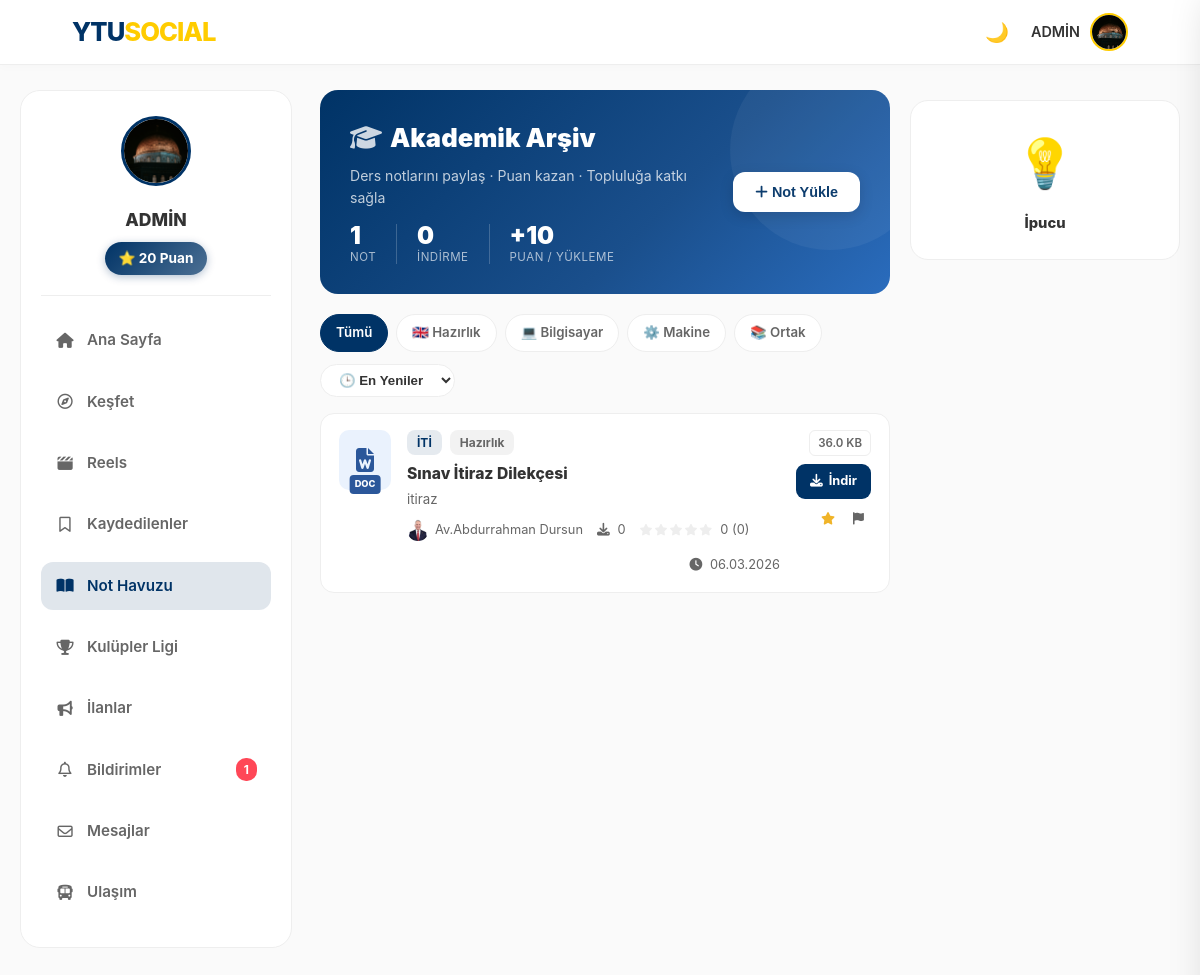
/notes (signed in), run on an earlier commit of the app's database.
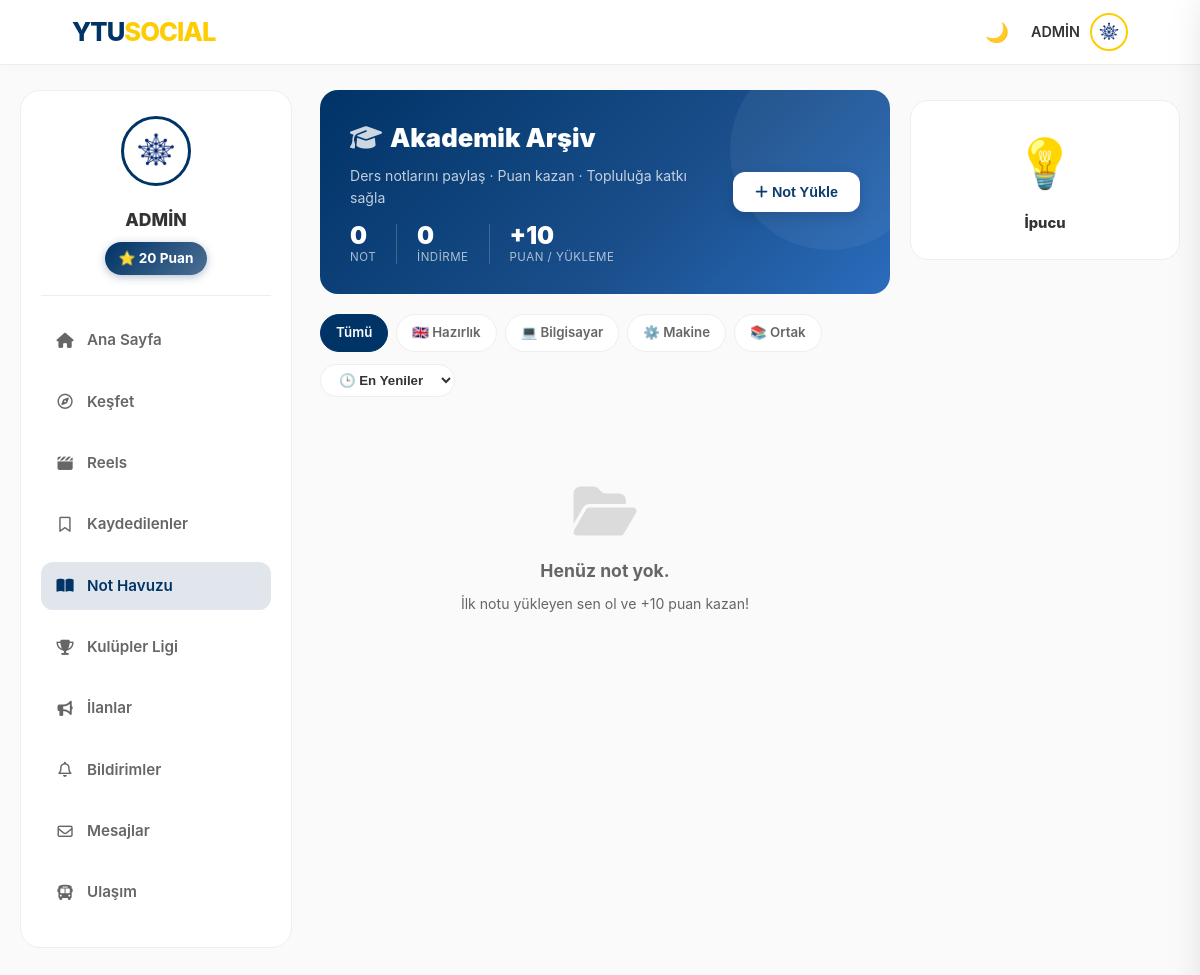
And on a later commit of the database.
### models.py (models this page shows, shortened)
class User(UserMixin, db.Model):
    id = db.Column(db.Integer, primary_key=True)
    email = db.Column(db.String(120), unique=True, nullable=False)
    password = db.Column(db.String(200), nullable=False)
    username = db.Column(db.String(50), nullable=True)
    handle = db.Column(db.String(30), unique=True, nullable=True)
    stories = db.relationship('Story', backref='author', lazy=True)
    is_admin = db.Column(db.Boolean, default=False)
    is_moderator = db.Column(db.Boolean, default=False)
    department = db.Column(db.String(100), nullable=True)
    score = db.Column(db.Integer, default=0)
    bio = db.Column(db.String(200), nullable=True)
    profile_pic = db.Column(db.String(200), default='img/default_avatar.png')
    is_verified = db.Column(db.Boolean, default=False)
    otp_code = db.Column(db.String(6))
    ban_expiration = db.Column(db.DateTime, nullable=True)
    is_banned = db.Column(db.Boolean, default=False)
    posts = db.relationship('Post', backref='author', lazy=True)
    image_file = db.Column(db.String(255), nullable=True)
    comments = db.relationship('Comment', backref='author', lazy=True)
    messages_sent = db.relationship('Message', foreign_keys='Message.sender_id', backref='sender', lazy='dynamic')
    messages_received = db.relationship('Message', foreign_keys='Message.recipient_id', backref='recipient', lazy='dynamic')
    saved_posts = db.relationship('SavedPost', back_populates='user', lazy=True, cascade="all, delete-orphan")
    followed = db.relationship(
        'User', secondary=followers,
        primaryjoin=(followers.c.follower_id == id),
        secondaryjoin=(followers.c.followed_id == id),
        backref=db.backref('followers', lazy='dynamic'), lazy='dynamic'
    )
    blocking = db.relationship(
        'User', secondary=blocked_users,
        primaryjoin=(blocked_users.c.blocker_id == id),
        secondaryjoin=(blocked_users.c.blocked_id == id),
        backref=db.backref('blocked_by', lazy='dynamic'), lazy='dynamic'
    )

class Note(db.Model):
    id = db.Column(db.Integer, primary_key=True)
    title = db.Column(db.String(100), nullable=False)
    course_code = db.Column(db.String(20), nullable=False)
    department = db.Column(db.String(50), nullable=False)
    description = db.Column(db.Text, nullable=True)
    file_path = db.Column(db.String(255), nullable=False)
    file_type = db.Column(db.String(10), nullable=False)
    file_size = db.Column(db.String(20), default="0 KB")
    downloads = db.Column(db.Integer, default=0)
    rating_sum = db.Column(db.Integer, default=0)
    rating_count = db.Column(db.Integer, default=0)
    report_count = db.Column(db.Integer, default=0)
    is_approved = db.Column(db.Boolean, default=False)
    date_posted = db.Column(db.DateTime, nullable=False, default=datetime.utcnow)
    user_id = db.Column(db.Integer, db.ForeignKey('user.id'), nullable=False)
    author = db.relationship('User', backref='notes', lazy=True)
    @property
    def average_rating(self):
        if self.rating_count == 0: return 0
        return round(self.rating_sum / self.rating_count, 1)

### routes/main.py (the view)
@main.route('/notes')
@login_required
def notes_pool():
    dept_filter = request.args.get('dept')
    sort_by = request.args.get('sort', 'newest')
    query = Note.query.filter_by(is_approved=True)
    if dept_filter:
        query = query.filter_by(department=dept_filter)
    if sort_by == 'popular':
        query = query.order_by(Note.downloads.desc())
    elif sort_by == 'rated':
        query = query.order_by(Note.rating_sum.desc())
    else:
        query = query.order_by(Note.date_posted.desc())
    notes = query.all()
    return render_template('notes.html', notes=notes, selected_dept=dept_filter, current_sort=sort_by)

### models.py (called while the page is built)
@login_manager.user_loader
def load_user(user_id):
    return User.query.get(int(user_id))

### utils.py (called while the page is built)
def get_trending_hashtags():
    from models import Post
    posts = Post.query.with_entities(Post.content).all()
    hashtags = {}
    for post in posts:
        if post.content:
            found_tags = set(re.findall(r"#(\w+)", post.content.lower()))
            for tag in found_tags:
                hashtags[tag] = hashtags.get(tag, 0) + 1
    sorted_tags = sorted(hashtags.items(), key=lambda x: x[1], reverse=True)
    return sorted_tags[:5]

### templates/notes.html (shortened to what the changed rows need)
<!DOCTYPE html>
<html lang="tr">
<head>
    <link rel="stylesheet" href="/static/style.css">
    <link href="https://cdnjs.cloudflare.com/ajax/libs/font-awesome/6.4.0/css/all.min.css" rel="stylesheet">
</head>
<body>
{% include 'navbar_partial.html' ignore missing %}
<div class="np-layout">
{% include 'sidebar_partial.html' %}
<main>
    <div class="np-hero">
        <div>
            <h2 class="np-hero-title">
                <i class="fas fa-graduation-cap" style="opacity:.8;margin-right:8px;"></i>Akademik Arşiv
            </h2>
            <div class="np-stats-row">
                <div>
                    <div class="np-stat-num">{{ notes|length }}</div>
                    <div class="np-stat-lbl">Not</div>
                </div>
            </div>
        </div>
    </div>
    <div>
        {% for note in notes %}
        {% set ft = note.file_type | lower %}
        <div class="np-item">
            <div class="np-file-icon ft-{{ ft }}">
                {% if ft == 'pdf' %}<i class="fas fa-file-pdf"></i>
                {% elif ft in ['doc','docx'] %}<i class="fas fa-file-word"></i>
                {% elif ft in ['ppt','pptx'] %}<i class="fas fa-file-powerpoint"></i>
                {% else %}<i class="fas fa-file-alt"></i>{% endif %}
                <span class="ext-badge">{{ ft }}</span>
            </div>
            <div class="np-item-body">
                <div class="np-item-meta">
                    <span class="np-tag np-tag-course">{{ note.course_code }}</span>
                    <span class="np-tag np-tag-dept">{{ note.department }}</span>
                </div>
                <h4 class="np-item-title" title="{{ note.title }}">{{ note.title }}</h4>
                <p class="np-item-desc">{{ note.description or "Açıklama eklenmemiş." }}</p>
                <div class="np-item-footer">
                    <div class="np-uploader">
                        <img src="/static/{{ note.author.profile_pic }}">
                        <span>{{ note.author.username }}</span>
                    </div>
                    <div class="np-footer-stat"><i class="fas fa-download"></i>&nbsp;{{ note.downloads }}</div>
                    <div class="np-footer-stat">
                        <div class="np-stars">
                            {% for i in range(1,6) %}
                            <i class="fas fa-star {% if i <= note.average_rating %}filled{% else %}empty{% endif %}"></i>
                            {% endfor %}
                        </div>
                        <span style="margin-left:4px;">{{ note.average_rating }} ({{ note.rating_count }})</span>
                    </div>
                    <div class="np-footer-stat" style="margin-left:auto;">
                        <i class="fas fa-clock"></i>&nbsp;{{ note.date_posted.strftime('%d.%m.%Y') }}
                    </div>
                </div>
            </div>
            <div class="np-item-actions">
                <span class="np-size-badge">{{ note.file_size }}</span>
                <a href="{{ url_for('main.download_note', note_id=note.id) }}"
                   class="np-btn-dl">
                    <i class="fas fa-download"></i> İndir
                </a>
                <div style="display:flex;gap:4px;">
                    <button class="np-btn-icon" onclick="rateNote('{{ note.id }}')" title="Oyla">
                        <i class="fas fa-star" style="color:#f0b429;"></i>
                    </button>
                    <button class="np-btn-icon danger" onclick="reportNote('{{ note.id }}')" title="Şikayet">
                        <i class="fas fa-flag"></i>
                    </button>
                </div>
            </div>
        </div>
        {% else %}
        <div class="np-empty">
            <i class="fas fa-folder-open"></i>
            <h3>Henüz not yok.</h3>
            <p>İlk notu yükleyen sen ol ve +10 puan kazan!</p>
        </div>
        {% endfor %}
    </div>
</main>
</div>
</body>
</html>

### templates/navbar_partial.html (shortened to what this page needs)
<nav class="navbar">
    <div class="nav-left">
        <a href="/" class="nav-logo">YTU<span>SOCIAL</span></a>
    </div>
    <div class="nav-right">
        <button type="button" onclick="toggleDarkMode()" id="theme-btn" title="Temayı Değiştir" style="background:none; border:none; cursor:pointer; font-size:1.2rem;">
            🌙
        </button>
        {% if current_user.is_authenticated %}
            <div class="nav-items" id="mobile-menu">
                <div class="profile-menu" onclick="toggleProfileDropdown()">
                    <span style="font-weight: 600; font-size: 0.9rem;">{{ current_user.username }}</span>
                    <img src="/static/{{ current_user.profile_pic }}" class="nav-avatar" alt="Profil">
                </div>
            </div>
        {% else %}
            <div class="nav-auth-actions">
                <a href="{{ url_for('auth.login', next=request.path) }}" class="nav-auth-btn nav-auth-btn-secondary">Giriş Yap</a>
                <a href="{{ url_for('auth.register', next=request.path) }}" class="nav-auth-btn nav-auth-btn-primary">Kayıt Ol</a>
            </div>
        {% endif %}
    </div>
</nav>

### templates/sidebar_partial.html (shortened to what the changed rows need)
{% if current_user.is_authenticated %}
{% set endpoint = request.endpoint or '' %}
{% set active_style = 'background-color: rgba(var(--ytu-lacivert-rgb), 0.12); color: var(--ytu-lacivert);' %}
{% set active_home = endpoint == 'main.index' %}
{% set active_explore = endpoint in ['main.explore', 'main.trending_full_list'] %}
{% set active_reels = endpoint == 'main.reels' %}
{% set active_saved = endpoint == 'main.saved_posts_list' %}
{% set active_notes = endpoint == 'main.notes_pool' %}
{% set active_clubs = endpoint in ['main.clubs_full_list', 'main.club_detail'] %}
{% set active_adverts = endpoint == 'main.adverts' %}
{% set active_notifications = endpoint == 'main.notifications' %}
{% set active_messages = endpoint in ['main.messages_inbox', 'main.chat'] %}
{% set active_ulasim = endpoint == 'main.ulasim' %}
<aside class="left-sidebar sticky-sidebar">
    <div style="background: var(--card-bg); border-radius: 20px; padding: 25px 20px; border: 1px solid var(--border-color);">
        <div style="text-align: center; margin-bottom: 20px; padding-bottom: 20px; border-bottom: 1px solid var(--border-color);">
            <img src="/static/{{ current_user.profile_pic }}" style="width: 70px; height: 70px; border-radius: 50%; border: 3px solid var(--ytu-lacivert); object-fit: cover; margin-bottom: 12px;">
            <h3 style="font-size: 1.1rem; font-weight: 800; color: var(--text-color); margin: 0 0 8px 0;">{{ current_user.username }}</h3>
            <span style="background: linear-gradient(135deg, var(--ytu-lacivert), rgba(var(--ytu-lacivert-rgb), 0.7)); color: white; display: inline-block; padding: 6px 14px; border-radius: 20px; font-weight: 700; font-size: 0.85rem; box-shadow: 0 2px 8px rgba(var(--ytu-lacivert-rgb), 0.3);">⭐ {{ current_user.score }} Puan</span>
        </div>
        <nav style="display: flex; flex-direction: column; gap: 8px;">
            <a href="{{ url_for('main.index') }}" class="sidebar-link" style="display: flex; align-items: center; gap: 12px; padding: 12px 14px; border-radius: 12px; color: var(--text-muted); text-decoration: none; font-weight: 600; font-size: 0.95rem; transition: all 0.2s;{% if active_home %} {{ active_style }}{% endif %}"><i class="fa-solid fa-house" style="width: 20px; text-align: center;"></i> Ana Sayfa</a>
            <a href="{{ url_for('main.explore') }}" class="sidebar-link" style="display: flex; align-items: center; gap: 12px; padding: 12px 14px; border-radius: 12px; color: var(--text-muted); text-decoration: none; font-weight: 600; font-size: 0.95rem; transition: all 0.2s;{% if active_explore %} {{ active_style }}{% endif %}"><i class="fa-regular fa-compass" style="width: 20px; text-align: center;"></i> Keşfet</a>
            <a href="{{ url_for('main.reels') }}" class="sidebar-link" style="display: flex; align-items: center; gap: 12px; padding: 12px 14px; border-radius: 12px; color: var(--text-muted); text-decoration: none; font-weight: 600; font-size: 0.95rem; transition: all 0.2s;{% if active_reels %} {{ active_style }}{% endif %}"><i class="fa-solid fa-clapperboard" style="width: 20px; text-align: center;"></i> Reels</a>
            <a href="{{ url_for('main.saved_posts_list') }}" class="sidebar-link" style="display: flex; align-items: center; gap: 12px; padding: 12px 14px; border-radius: 12px; color: var(--text-muted); text-decoration: none; font-weight: 600; font-size: 0.95rem; transition: all 0.2s;{% if active_saved %} {{ active_style }}{% endif %}"><i class="fa-regular fa-bookmark" style="width: 20px; text-align: center;"></i> Kaydedilenler</a>
            <a href="{{ url_for('main.notes_pool') }}" class="sidebar-link" style="display: flex; align-items: center; gap: 12px; padding: 12px 14px; border-radius: 12px; color: var(--text-muted); text-decoration: none; font-weight: 600; font-size: 0.95rem; transition: all 0.2s;{% if active_notes %} {{ active_style }}{% endif %}"><i class="fa-solid fa-book-open" style="width: 20px; text-align: center;"></i> Not Havuzu</a>
            <a href="{{ url_for('main.clubs_full_list') }}" class="sidebar-link" style="display: flex; align-items: center; gap: 12px; padding: 12px 14px; border-radius: 12px; color: var(--text-muted); text-decoration: none; font-weight: 600; font-size: 0.95rem; transition: all 0.2s;{% if active_clubs %} {{ active_style }}{% endif %}"><i class="fa-solid fa-trophy" style="width: 20px; text-align: center;"></i> Kulüpler Ligi</a>
            <a href="{{ url_for('main.adverts') }}" class="sidebar-link" style="display: flex; align-items: center; gap: 12px; padding: 12px 14px; border-radius: 12px; color: var(--text-muted); text-decoration: none; font-weight: 600; font-size: 0.95rem; transition: all 0.2s;{% if active_adverts %} {{ active_style }}{% endif %}"><i class="fa-solid fa-bullhorn" style="width: 20px; text-align: center;"></i> İlanlar</a>
            <a href="{{ url_for('main.notifications') }}" class="sidebar-link" style="display: flex; align-items: center; gap: 12px; padding: 12px 14px; border-radius: 12px; color: var(--text-muted); text-decoration: none; font-weight: 600; font-size: 0.95rem; transition: all 0.2s;{% if active_notifications %} {{ active_style }}{% endif %}">
                <i class="fa-regular fa-bell" style="width: 20px; text-align: center;"></i> Bildirimler
                {% if unread_count > 0 %}<span class="notification-badge">{{ unread_count }}</span>{% endif %}
            </a>
            <a href="{{ url_for('main.messages_inbox') }}" class="sidebar-link" style="display: flex; align-items: center; gap: 12px; padding: 12px 14px; border-radius: 12px; color: var(--text-muted); text-decoration: none; font-weight: 600; font-size: 0.95rem; transition: all 0.2s;{% if active_messages %} {{ active_style }}{% endif %}">
                <i class="fa-regular fa-envelope" style="width: 20px; text-align: center;"></i> Mesajlar
            </a>
            <a href="{{ url_for('main.ulasim') }}" class="sidebar-link" style="display: flex; align-items: center; gap: 12px; padding: 12px 14px; border-radius: 12px; color: var(--text-muted); text-decoration: none; font-weight: 600; font-size: 0.95rem; transition: all 0.2s;{% if active_ulasim %} {{ active_style }}{% endif %}"><i class="fa-solid fa-bus" style="width: 20px; text-align: center;"></i> Ulaşım</a>
        </nav>
    </div>
</aside>
{% endif %}

What changed in the data, as far as the page shows it:
removed Note: file_type "DOC", course_code "İTİ", department "Hazırlık", title "Sınav İtiraz Dilekçesi", description "itiraz", author.profile_pic (picture), author.username "Av.Abdurrahman Dursun", downloads "0", average_rating "0", rating_count "0", date_posted "06.03.2026", file_size "36.0 KB"
changed User "ADMİN": profile_pic: a different picture
Also different on the page:
{{ notes|length }}: "1" → "0"
{{ unread_count }}: "1" → (not shown)
text now shown: "Henüz not yok. İlk notu yükleyen sen ol ve +10 puan kazan!"
